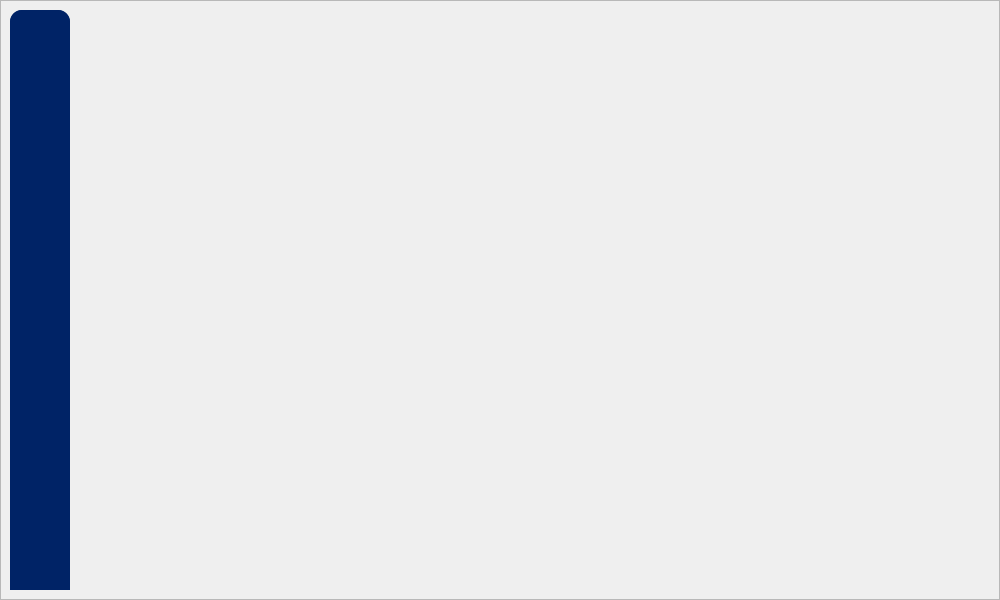
<?xml version="1.0" encoding="UTF-8"?>
<ui version="4.0">
 <class>MainWindow</class>
 <widget class="QMainWindow" name="MainWindow">
  <property name="geometry">
   <rect>
    <x>0</x>
    <y>0</y>
    <width>1000</width>
    <height>600</height>
   </rect>
  </property>
  <property name="windowTitle">
   <string>MainWindow</string>
  </property>
  <widget class="QWidget" name="centralwidget">
   <widget class="QFrame" name="frame">
    <property name="geometry">
     <rect>
      <x>0</x>
      <y>0</y>
      <width>1000</width>
      <height>600</height>
     </rect>
    </property>
    <property name="styleSheet">
     <string notr="true">padding:20px</string>
    </property>
    <property name="frameShape">
     <enum>QFrame::StyledPanel</enum>
    </property>
    <property name="frameShadow">
     <enum>QFrame::Raised</enum>
    </property>
    <widget class="QWidget" name="widget" native="true">
     <property name="geometry">
      <rect>
       <x>10</x>
       <y>10</y>
       <width>60</width>
       <height>580</height>
      </rect>
     </property>
     <property name="sizePolicy">
      <sizepolicy hsizetype="Preferred" vsizetype="Preferred">
       <horstretch>0</horstretch>
       <verstretch>0</verstretch>
      </sizepolicy>
     </property>
     <property name="minimumSize">
      <size>
       <width>60</width>
       <height>580</height>
      </size>
     </property>
     <property name="font">
      <font>
       <stylestrategy>PreferAntialias</stylestrategy>
      </font>
     </property>
     <property name="styleSheet">
      <string notr="true">background-color: #002366;
border-radius: 12px;</string>
     </property>
     <layout class="QVBoxLayout" name="verticalLayout">
      <item>
       <widget class="QWidget" name="widget_3" native="true">
        <widget class="QPushButton" name="pushButton_2">
         <property name="geometry">
          <rect>
           <x>0</x>
           <y>10</y>
           <width>38</width>
           <height>34</height>
          </rect>
         </property>
         <property name="styleSheet">
          <string notr="true">padding: 0;
margin: 0;</string>
         </property>
         <property name="text">
          <string/>
         </property>
         <property name="icon">
          <iconset>
           <normaloff>../img/icons8-cart-64.png</normaloff>../img/icons8-cart-64.png</iconset>
         </property>
         <property name="iconSize">
          <size>
           <width>32</width>
           <height>32</height>
          </size>
         </property>
        </widget>
        <widget class="QPushButton" name="pushButton">
         <property name="geometry">
          <rect>
           <x>0</x>
           <y>50</y>
           <width>38</width>
           <height>34</height>
          </rect>
         </property>
         <property name="styleSheet">
          <string notr="true">padding: 0;
margin: 0;</string>
         </property>
         <property name="text">
          <string/>
         </property>
         <property name="icon">
          <iconset>
           <normaloff>../img/icons8-cat-profile-64.png</normaloff>../img/icons8-cat-profile-64.png</iconset>
         </property>
         <property name="iconSize">
          <size>
           <width>32</width>
           <height>32</height>
          </size>
         </property>
        </widget>
        <widget class="QPushButton" name="pushButton_3">
         <property name="geometry">
          <rect>
           <x>0</x>
           <y>90</y>
           <width>38</width>
           <height>34</height>
          </rect>
         </property>
         <property name="styleSheet">
          <string notr="true">padding: 0;
margin: 0;</string>
         </property>
         <property name="text">
          <string/>
         </property>
         <property name="icon">
          <iconset>
           <normaloff>../img/icons8-clinic-64.png</normaloff>../img/icons8-clinic-64.png</iconset>
         </property>
         <property name="iconSize">
          <size>
           <width>32</width>
           <height>32</height>
          </size>
         </property>
        </widget>
       </widget>
      </item>
      <item>
       <widget class="QPushButton" name="pushButton_4">
        <property name="styleSheet">
         <string notr="true">padding: 0;
margin: 0;</string>
        </property>
        <property name="text">
         <string/>
        </property>
        <property name="icon">
         <iconset>
          <normaloff>../img/icons8-clinic-64.png</normaloff>../img/icons8-clinic-64.png</iconset>
        </property>
        <property name="iconSize">
         <size>
          <width>32</width>
          <height>32</height>
         </size>
        </property>
       </widget>
      </item>
     </layout>
    </widget>
   </widget>
  </widget>
 </widget>
 <resources/>
 <connections/>
</ui>
